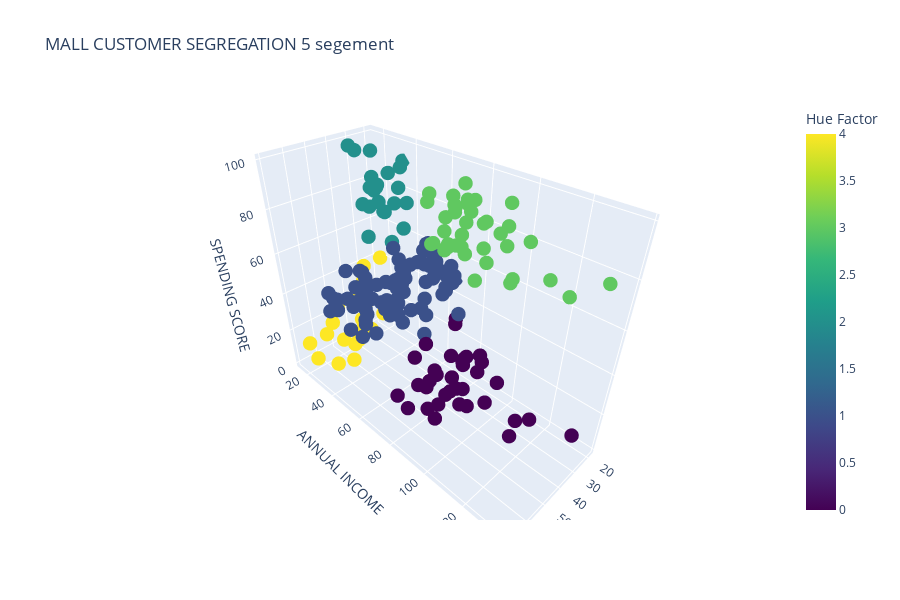

Write notebook code for a chart like this one.
### Code cell
fig = go.Figure(data=[go.Scatter3d(
    x=df['Age'],  # x coordinates
    y=df['Annual Income (k$)'],  # y coordinates
    z=df['Spending Score (1-100)'],  # z coordinates
    mode='markers',  # display points
    marker=dict(
        size=5,
        color=df['prediction_5'],  # set color based on hue factor
        colorscale='Viridis',  # color scale
        opacity=1,
        colorbar=dict(title="Hue Factor")  # colorbar legend for hue factor
    )
)])


fig.update_layout(
    scene=dict(
        xaxis_title='AGE',
        yaxis_title='ANNUAL INCOME',
        zaxis_title='SPENDING SCORE'
    ),
    title="MALL CUSTOMER SEGREGATION 5 segement ",
    height = 600
    # width = 1000
)


fig.show()

### Figure 1 — Plotly figure (JSON) as saved in the notebook; plotly's stock layout.template omitted (floating-point values rounded to 4 significant figures; data arrays with more than 128 entries replaced by an {"elided": "..."} marker saying what was removed)
{"data": [{"marker": {"color": {"elided": "200 int values"}, "colorbar": {"title": {"text": "Hue Factor"}}, "colorscale": [[0, "#440154"], [0.1111, "#482878"], [0.2222, "#3e4989"], [0.3333, "#31688e"], [0.4444, "#26828e"], [0.5556, "#1f9e89"], [0.6667, "#35b779"], [0.7778, "#6ece58"], [0.8889, "#b5de2b"], [1, "#fde725"]], "opacity": 1, "size": 5}, "mode": "markers", "type": "scatter3d", "x": {"elided": "200 int values"}, "y": {"elided": "200 int values"}, "z": {"elided": "200 int values"}}], "layout": {"height": 600, "scene": {"xaxis": {"title": {"text": "AGE"}}, "yaxis": {"title": {"text": "ANNUAL INCOME"}}, "zaxis": {"title": {"text": "SPENDING SCORE"}}}, "title": {"text": "MALL CUSTOMER SEGREGATION 5 segement "}}}
